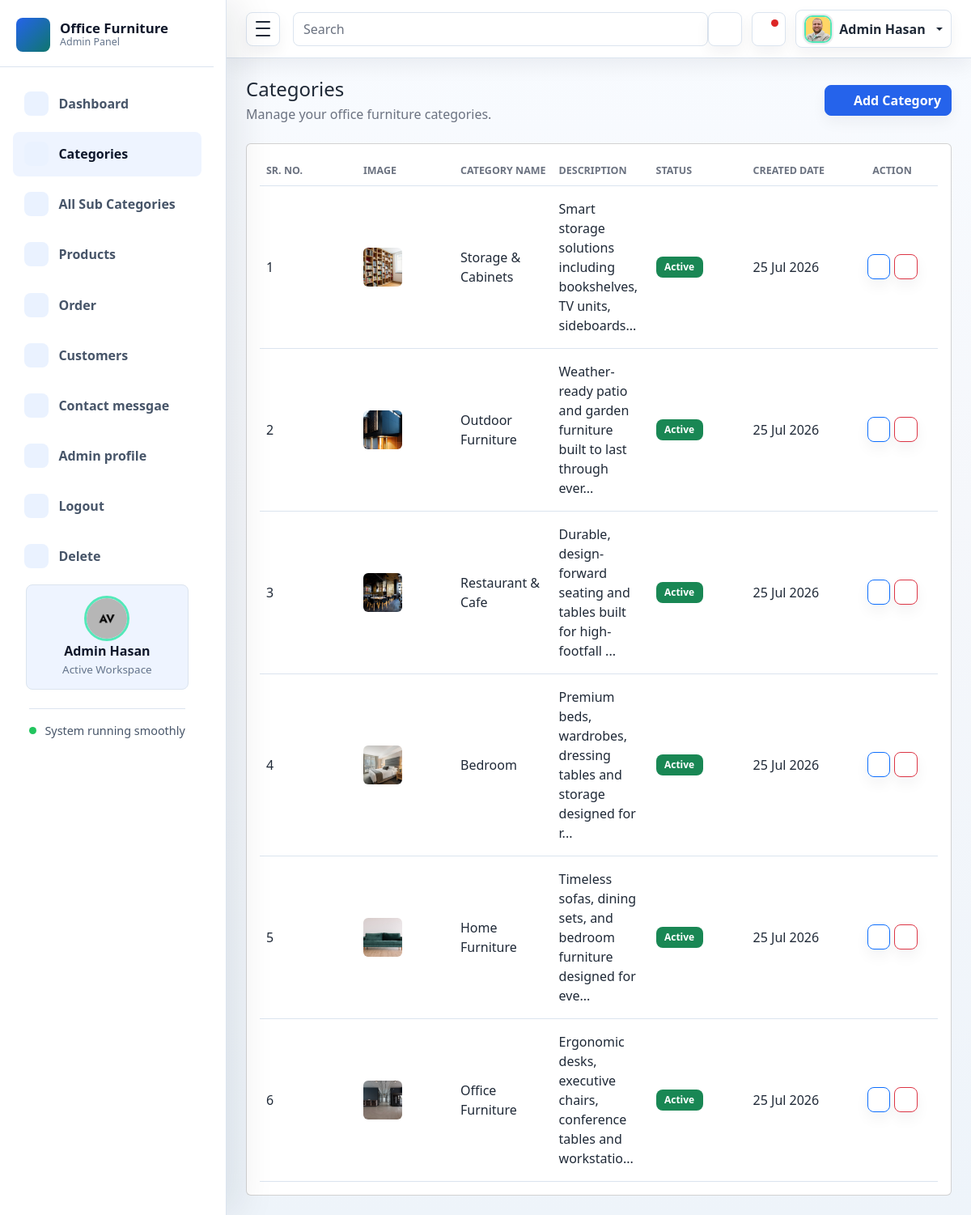
/admin_panel/categories.php, run on an earlier commit of the app's database.
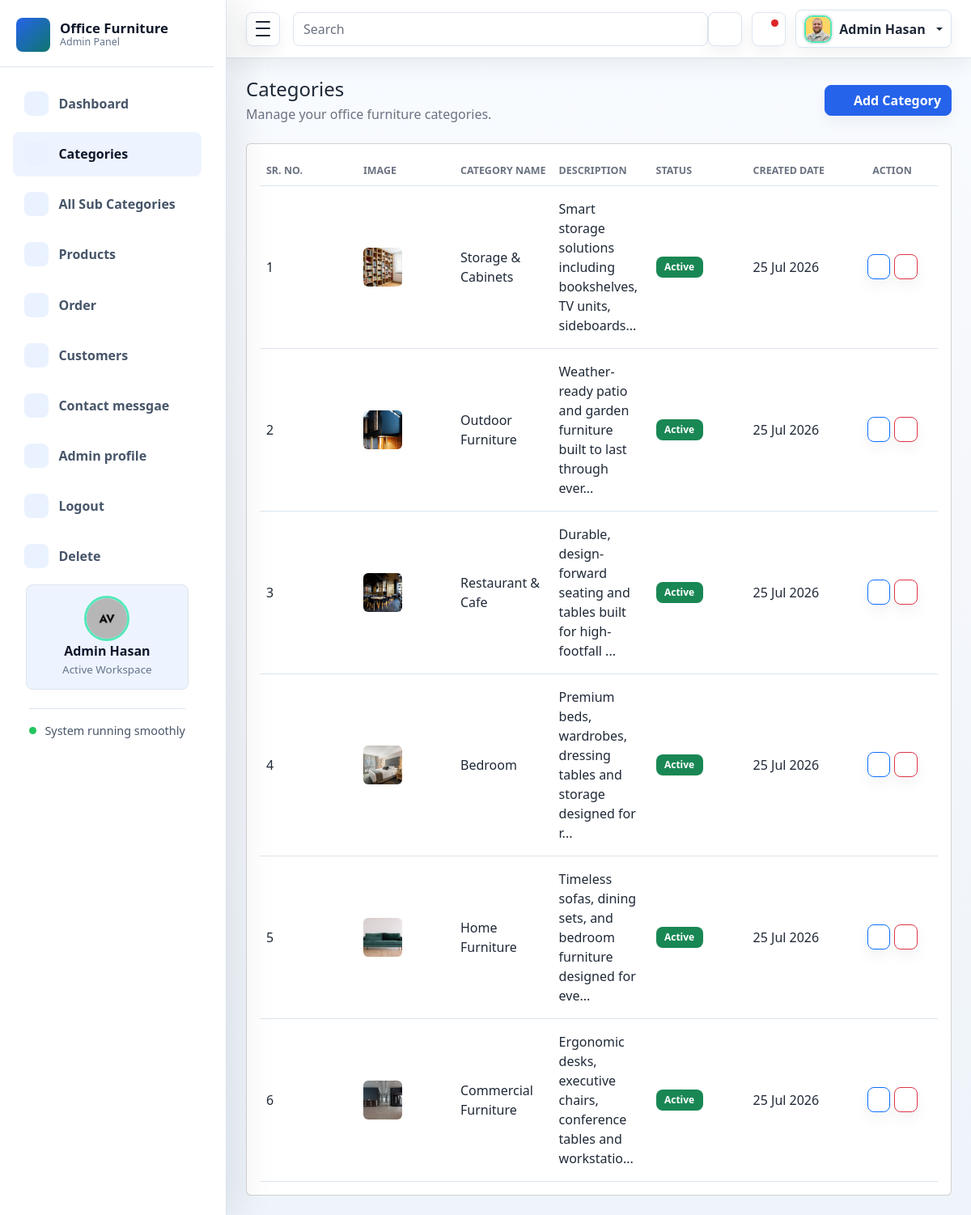
And on a later commit of the database.
### tables this page shows
CREATE TABLE `categories` (
  `id` int(11) NOT NULL,
  `category_name` varchar(255) NOT NULL,
  `slug` varchar(255) NOT NULL,
  `description` text DEFAULT NULL,
  `image` varchar(255) DEFAULT NULL,
  `status` enum('Active','Inactive') NOT NULL DEFAULT 'Active',
  `created_at` timestamp NOT NULL DEFAULT current_timestamp(),
  `updated_at` timestamp NULL DEFAULT current_timestamp()
);

### admin_panel/categories.php (the view, shortened to what the changed rows need)
<?php
include './includes/db_conn.php';
$categories = $pdo->query("SELECT * FROM categories ORDER BY id DESC")->fetchAll();
?>
<!DOCTYPE html>
<html lang="en">
<head>
  <link rel="stylesheet" href="./assets/css/bootstrap.min.css">
  <link rel="stylesheet" href="./assets/vendors/bootstrap-icons/bootstrap-icons.css">
  <link rel="stylesheet" href="./assets/css/style.css">
</head>
<body>
  <div class="admin-shell">
    <div class="admin-main">
      <main class="admin-content">
        <div class="container-fluid px-3 px-lg-4 py-4">
          <div class="card">
            <div class="card-body">
              <div class="table-responsive">
                <table class="table table-hover align-middle mb-0">
                  <thead>
                    <tr>
                      <th scope="col">Sr. No.</th>
                      <th scope="col">Image</th>
                      <th scope="col">Category Name</th>
                      <th scope="col">Description</th>
                      <th scope="col">Status</th>
                      <th scope="col">Created Date</th>
                      <th scope="col" class="text-center">Action</th>
                    </tr>
                  </thead>
                  <tbody>
                    <?php if (count($categories) === 0): ?>
                      <tr>
                        <td colspan="7" class="text-center text-muted py-4">No categories found.</td>
                      </tr>
                    <?php else: ?>
                      <?php $srNo = 1; ?>
                      <?php foreach ($categories as $category): ?>
                        <tr>
                          <td><?php echo $srNo++; ?></td>
                          <td>
                            <?php if (!empty($category['image']) && file_exists(UPLOAD_DIR . $category['image'])): ?>
                              <img src="<?php echo UPLOAD_URL . htmlspecialchars($category['image']); ?>"
                                alt="<?php echo htmlspecialchars($category['category_name']); ?>"
                                style="width: 48px; height: 48px; object-fit: cover; border-radius: 6px;">
                            <?php else: ?>
                              <span class="text-muted small">No Image</span>
                            <?php endif; ?>
                          </td>
                          <td><?php echo htmlspecialchars($category['category_name']); ?></td>
                          <td>
                            <?php
                            $desc = $category['description'] ?? '';
                            echo htmlspecialchars(mb_strimwidth($desc, 0, 70, '...'));
                            ?>
                          </td>
                          <td>
                            <?php if ($category['status'] === 'Active'): ?>
                              <span class="badge bg-success">Active</span>
                            <?php else: ?>
                              <span class="badge bg-secondary">Inactive</span>
                            <?php endif; ?>
                          </td>
                          <td><?php echo htmlspecialchars(date('d M Y', strtotime($category['created_at']))); ?></td>
                          <td class="text-center">
                            <button type="button"
                              class="btn btn-sm btn-outline-primary edit-category-btn"
                              data-bs-toggle="modal"
                              data-bs-target="#editCategoryModal"
                              data-id="<?php echo (int) $category['id']; ?>"
                              data-name="<?php echo htmlspecialchars($category['category_name'], ENT_QUOTES); ?>"
                              data-description="<?php echo htmlspecialchars($category['description'] ?? '', ENT_QUOTES); ?>"
                              data-status="<?php echo htmlspecialchars($category['status'], ENT_QUOTES); ?>"
                              data-image="<?php echo !empty($category['image']) ? htmlspecialchars(UPLOAD_URL . $category['image'], ENT_QUOTES) : ''; ?>"
                              title="Edit Category">
                              <i class="bi bi-pencil-square"></i>
                            </button>
                            <button type="button"
                              class="btn btn-sm btn-outline-danger delete-category-btn"
                              data-bs-toggle="modal"
                              data-bs-target="#deleteCategoryModal"
                              data-id="<?php echo (int) $category['id']; ?>"
                              title="Delete Category">
                              <i class="bi bi-trash"></i>
                            </button>
                          </td>
                        </tr>
                      <?php endforeach; ?>
                    <?php endif; ?>
                  </tbody>
                </table>
              </div>
            </div>
          </div>
        </div>
      </main>
    </div>
  </div>
</body>
</html>

What changed in the data, as far as the page shows it:
changed categories "Ergonomic desks, executive chairs, conference tables and workstatio...": category_name "Office Furniture" → "Commercial Furniture"
